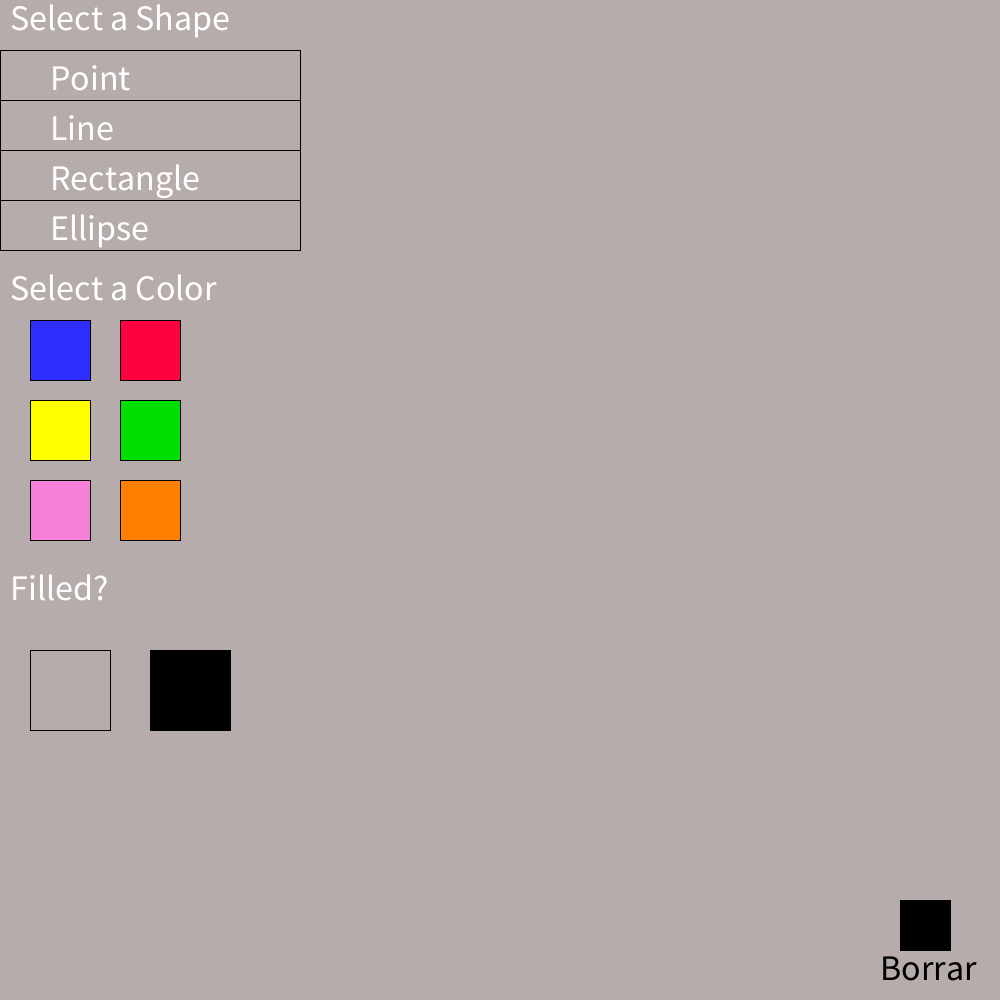
Frame 1 (no input)
Frame 60 (the mouse pressed at the canvas centre just before this capture): identical to frame 1, image omitted
Frame 120 (the mouse held since frame 60 and released just before this capture): identical to frame 1, image omitted

The Processing sketch that drew this single still picture (run headless with seeded random() and noise(); from frame 60 on, the mouse is pressed at the canvas centre):

// Processing sketch: e2Paint
// ── e2Paint.pde
int stage, c, r;

void setup(){
   stage = 0;
   size(1000,1000);
   background(#B7ACAC);
}

void draw(){
   if (stage == 0)  
   {
    background(#B7ACAC);
    menu();  
   }
   if (stage == 1)   //POINT
   {
     ellipse(600,300,50,50);
     //AZUL
     if(c==1)    
       fill(#2E2EFE);ellipse(600,300,50,50);
     if(r==1)    
       fill(#B7ACAC);ellipse(600,300,50,50);
     if (c==1 && r==1)
        fill(#B7ACAC);ellipse(600,300,50,50);
     if (c==1 && r==2)
       fill(#2E2EFE);ellipse(600,300,50,50);
     //ROJO
     if(c==2)    
       fill(#FF0040);ellipse(600,300,50,50);
     if (c==2 && r==1)
       fill(#B7ACAC);ellipse(600,300,50,50);
     if (c==2 && r==2)
       fill(#FF0040);ellipse(600,300,50,50);
     //AMARILLO  #FFFF00
     if(c==3)    
       fill(#FFFF00);ellipse(600,300,50,50);
     if (c==3 && r==1)
       fill(#B7ACAC);ellipse(600,300,50,50);
     if (c==3 && r==2)
       fill(#FFFF00);ellipse(600,300,50,50);
     //VERDE    #01DF01
     if(c==4)    
       fill(#01DF01);ellipse(600,300,50,50);
     if (c==4 && r==1)
       fill(#B7ACAC);ellipse(600,300,50,50);
     if (c==4 && r==2)
       fill(#01DF01);ellipse(600,300,50,50);
     //ROSA   #F781D8
     if(c==5)    
       fill(#F781D8);ellipse(600,300,50,50);
     if (c==5 && r==1)
       fill(#B7ACAC);ellipse(600,300,50,50);
     if (c==5 && r==2)
       fill(#F781D8);ellipse(600,300,50,50);
     //NARANJA   #FF8000
     if(c==6)    
       fill(#FF8000);ellipse(600,300,50,50);
     if (c==6 && r==1)
       fill(#B7ACAC);ellipse(600,300,50,50);
     if (c==6 && r==2)
       fill(#FF8000);ellipse(600,300,50,50);
   }
      
   if (stage == 2)   //LINE
   {
     line(400,400,800,400);
     //AZUL
     if(c==1)    
       stroke(#2E2EFE);line(400,400,800,400);
     if(r==1)    
       stroke(#2E2EFE);line(400,400,800,400);
     if (c==1 && r==1)
       stroke(#2E2EFE);line(400,400,800,400);
     if (c==1 && r==2)
       stroke(#2E2EFE);line(400,400,800,400);
     //ROJO
     if(c==2)    
       stroke(#FF0040);line(400,400,800,400);
     if (c==2 && r==1)
       stroke(#FF0040);line(400,400,800,400);
     if (c==2 && r==2)
       stroke(#FF0040);line(400,400,800,400);
     //AMARILLO  #FFFF00
     if(c==3)    
       stroke(#FFFF00);line(400,400,800,400);
     if (c==3 && r==1)
       stroke(#FFFF00);line(400,400,800,400);
     if (c==3 && r==2)
       stroke(#FFFF00);line(400,400,800,400);
     //VERDE    #01DF01
     if(c==4)    
       stroke(#01DF01);line(400,400,800,400);
     if (c==4 && r==1)
       stroke(#01DF01);line(400,400,800,400);
     if (c==4 && r==2)
       stroke(#01DF01);line(400,400,800,400);
     //ROSA   #F781D8
     if(c==5)    
       stroke(#F781D8);line(400,400,800,400);
     if (c==5 && r==1)
       stroke(#F781D8);line(400,400,800,400);
     if (c==5 && r==2)
       stroke(#F781D8);line(400,400,800,400);
     //NARANJA   #FF8000
     if(c==6)    
       stroke(#FF8000);line(400,400,800,400);
     if (c==6 && r==1)
       stroke(#FF8000);line(400,400,800,400);
     if (c==6 && r==2)
       stroke(#FF8000);line(400,400,800,400);
   }
   if (stage == 3)   //RECT
   {
      rect(600,500,100,50);
     if(r==1)    
       fill(#B7ACAC);rect(600,500,100,50);
     if(c==1)    
     //AZUL
       fill(#2E2EFE);rect(600,500,100,50);
     if (c==1 && r==1)
       fill(#B7ACAC);rect(600,500,100,50);
     if (c==1 && r==2)
       fill(#2E2EFE);rect(600,500,100,50);
     //ROJO
     if(c==2)    
       fill(#FF0040);rect(600,500,100,50);
     if (c==2 && r==1)
       fill(#B7ACAC);rect(600,500,100,50);
     if (c==2 && r==2)
       fill(#FF0040);rect(600,500,100,50);
     //AMARILLO  #FFFF00
     if(c==3)    
       fill(#FFFF00);rect(600,500,100,50);
     if (c==3 && r==1)
       fill(#B7ACAC);rect(600,500,100,50);
     if (c==3 && r==2)
       fill(#FFFF00);rect(600,500,100,50);
     //VERDE    #01DF01
     if(c==4)    
       fill(#01DF01);rect(600,500,100,50);
     if (c==4 && r==1)
       fill(#B7ACAC);rect(600,500,100,50);
     if (c==4 && r==2)
       fill(#01DF01);rect(600,500,100,50);
     //ROSA   #F781D8
     if(c==5)    
       fill(#F781D8);rect(600,500,100,50);
     if (c==5 && r==1)
       fill(#B7ACAC);rect(600,500,100,50);
     if (c==5 && r==2)
       fill(#F781D8);rect(600,500,100,50);
     //NARANJA   #FF8000
     if(c==6)    
       fill(#FF8000);rect(600,500,100,50);
     if (c==6 && r==1)
       fill(#B7ACAC);rect(600,500,100,50);
     if (c==6 && r==2)
       fill(#FF8000);rect(600,500,100,50);
   }
   if (stage == 4)   //ELLIPSE
   {
      ellipse(600,700,200,100);
      if(r==1)    
       fill(#B7ACAC);ellipse(600,700,200,100);
     if(c==1)    
     //AZUL
       fill(#2E2EFE);ellipse(600,700,200,100);
     if (c==1 && r==1)
       fill(#B7ACAC);ellipse(600,700,200,100);
     if (c==1 && r==2)
       fill(#2E2EFE);ellipse(600,700,200,100);
     //ROJO
     if(c==2)    
       fill(#FF0040);ellipse(600,700,200,100);
     if (c==2 && r==1)
       fill(#B7ACAC);ellipse(600,700,200,100);
     if (c==2 && r==2)
       fill(#FF0040);ellipse(600,700,200,100);
     //AMARILLO  #FFFF00
     if(c==3)    
       fill(#FFFF00);ellipse(600,700,200,100);
     if (c==3 && r==1)
       fill(#B7ACAC);ellipse(600,700,200,100);
     if (c==3 && r==2)
       fill(#FFFF00);ellipse(600,700,200,100);
     //VERDE    #01DF01
     if(c==4)    
       fill(#01DF01);ellipse(600,700,200,100);
     if (c==4 && r==1)
       fill(#B7ACAC);ellipse(600,700,200,100);
     if (c==4 && r==2)
       fill(#01DF01);ellipse(600,700,200,100);
     //ROSA   #F781D8
     if(c==5)    
       fill(#F781D8);ellipse(600,700,200,100);
     if (c==5 && r==1)
       fill(#B7ACAC);ellipse(600,700,200,100);
     if (c==5 && r==2)
       fill(#F781D8);ellipse(600,700,200,100);
     //NARANJA   #FF8000
     if(c==6)    
       fill(#FF8000);ellipse(600,700,200,100);
     if (c==6 && r==1)
       fill(#B7ACAC);ellipse(600,700,200,100);
     if (c==6 && r==2)
       fill(#FF8000);ellipse(600,700,200,100);
   }
   
   if (stage == 10)  // restart
   {
     clear();
     background(#B7ACAC);
     fill(0);
     stroke(0);
     menu();
   }
   
}

void menu(){
  fill(#B7ACAC);
  rect(0,50,300,50);
  rect(0,100,300,50);
  rect(0,150,300,50);
  rect(0,200,300,50);
  
  textSize(36);
   //Seleccionar figura
   fill(255);
   text("Select a Shape",10,30);
   text("Point",50,90);
   //ellipse(25,70,10,10);
   text("Line",50,140);
   //line(10,110,40,110);
   text("Rectangle",50,190);
   //rect(10,145,30,10);
   text("Ellipse",50,240);
   //ellipse(25,190,30,10); 
   
   //Seleccoinar color
   text("Select a Color",10,300);
   
   fill(#2E2EFE);rect(30,320,60,60);     //azul
   fill(#FF0040);rect(120,320,60,60);     //rojo
   
   fill(#FFFF00);rect(30,400,60,60);     //amarillo
   fill(#01DF01);rect(120,400,60,60);      //verde
   
   fill(#F781D8);rect(30,480,60,60);      //rosa
   fill(#FF8000);rect(120,480,60,60);      //naranja
   
   
   //Seleccionar llenado
   fill(255);text("Filled?",10,600);
   fill(#B7ACAC);rect(30,650,80,80);     //sin relleno
   fill(0);rect(150,650,80,80);          //con relleno
   
   //Area de borrar
   rect(900,900,50,50);
   text("Borrar",880,980);
}

void mouseClicked(){
  print(mouseX,".");
  print(mouseY,",");
  print(stage,c,r);
  //Validar clicks de figura
   if(mouseY>50 && mouseY<100 && mouseX>0 && mouseX <300)
     stage = 1;  //point
   if(mouseY>100 && mouseY<150 && mouseX>0 && mouseX <300)
     stage = 2;   //LINE
   if(mouseY>150 && mouseY<200 && mouseX>0 && mouseX <300)
     stage = 3;    //RECTANGLE
   if(mouseY>200 && mouseY<250 && mouseX>0 && mouseX <300)
     stage = 4;     //ELLIPSE
     
     //Validar clicks de color
    if(mouseY>320 && mouseY<380 && mouseX>30 && mouseX <90)  
        c=1;
    if(mouseY>320 && mouseY<380 && mouseX>120 && mouseX <180)  
        c=2;
    if(mouseY>400 && mouseY<460 && mouseX>30 && mouseX <90)  
        c = 3;
    if(mouseY>400 && mouseY<460 && mouseX>120 && mouseX <180)  
        c=4;
    if(mouseY>480 && mouseY<540 && mouseX>30 && mouseX <90)  
        c=5;
    if(mouseY>480 && mouseY<540 && mouseX>120 && mouseX <180)  
        c=6;
      
     //Validar clicks de relleno
     if(mouseY>650 && mouseY<730 && mouseX>30 && mouseX <110)  
        r=1;
    if(mouseY>650 && mouseY<730 && mouseX>150 && mouseX <230)  
        r=2;
        
    //BORRAR
    if(mouseY>900 && mouseY<950 && mouseX>900 && mouseX <950)  
        stage=10;
}
